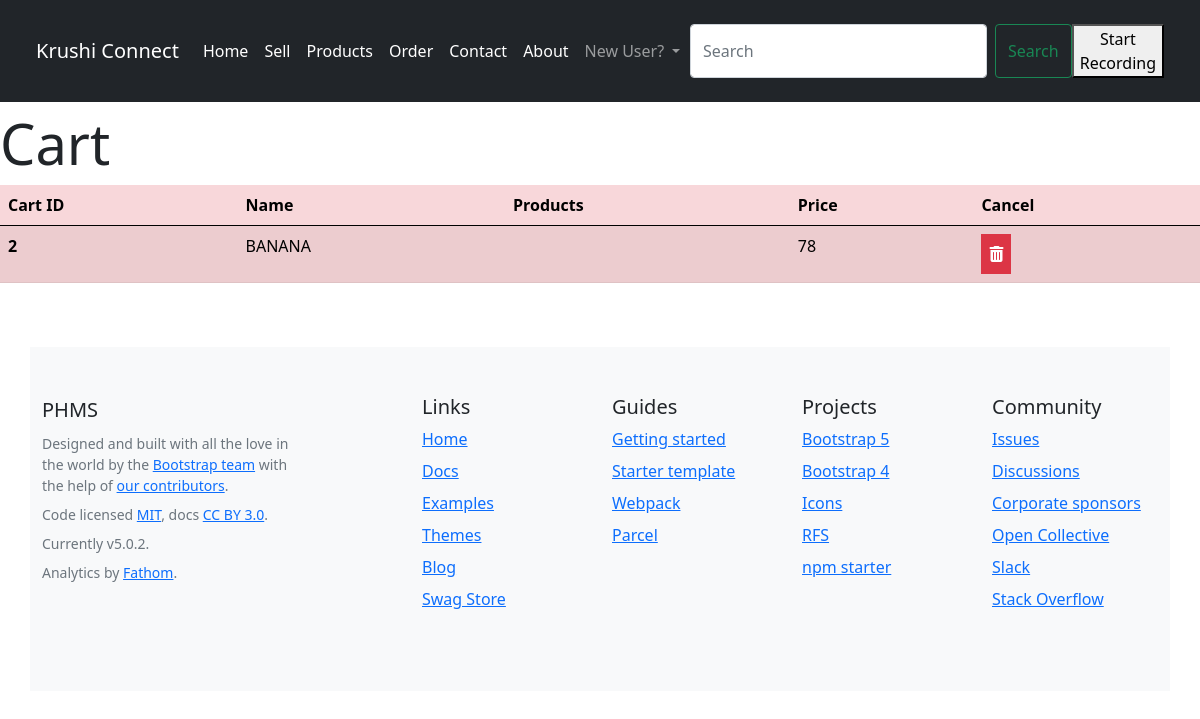
/viewCart/, run on the app's committed database.
### app/models.py (models this page shows, shortened)
class myCart(models.Model):
    name=models.CharField(max_length=30)
    items=models.CharField(max_length=1500)
    quantity=models.CharField(max_length=100)
    price=models.CharField(max_length=100)
    status = models.BooleanField(max_length=50, default=True)

### app/views.py (the view)
# urls.py: path('viewCart/', views.viewCart, name='viewCart'),
def viewCart(request):
    data=myCart.objects.all()
    return render(request, 'viewCart.html',{'data':data})

### templates/viewCart.html (shortened to what this page needs)
{% extends "base.html" %}
{% block body %}
<div class="row">
    <div class="container mt-2">
      <h2 class="display-4">Cart</h2>
      <table class="table table-danger table-striped">
        <thead>
          <tr>
            <th scope="col">Cart ID</th>
            <th scope="col">Name</th>
            <th scope="col">Products</th>
            <th scope="col">Price</th>
            <th scope="col">Cancel</th>
          </tr>
        </thead>
        <tbody>
          {% for item in data %}
          <tr>
            <th scope="row">{{item.id}}</th>
            <td>{{item.name}}</td>
            <td>{{item.items}}</td>
            <td>{{item.price}} {{item.delivery}}</td>
           {% if item.delivery %}
           <td><button type="button" class="btn-success p-2"  href="/orders/{{item.id}}" disabled> <i class="fa-solid fa-trash-can"></i></button></td>
           {% else %}
           <td><a type="button" class="btn-danger p-2" href="/orders/{{item.id}}"> <i class="fa-solid fa-trash-can"></i></a></td>
           {% endif %}
          </tr>
          {% endfor %}
        </tbody>
      </table>
  </div>
</div>
{% endblock body %}

### data on the page
myCart: id "2", name "BANANA", price "78"
